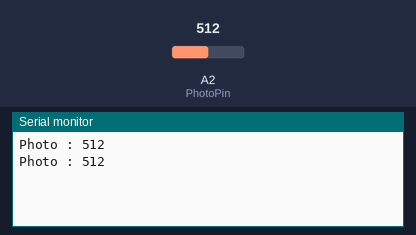
The sketch below on a simulated Arduino Uno, built with avr-gcc and run on an emulated ATmega328P. Shown: the last lines printed to the serial monitor. Inputs (shaded band) come from the test bench; at power-on: A2 (PhotoPin) = 512.

Above: at 5.8 s.
5.9 s: A2 (PhotoPin) set to 716
At 10.8 s:
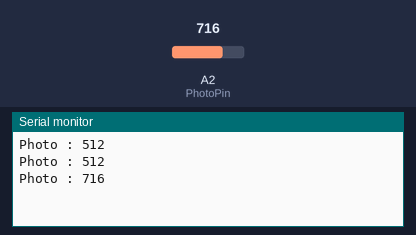
11.9 s: A2 (PhotoPin) set to 900
At 15.8 s:
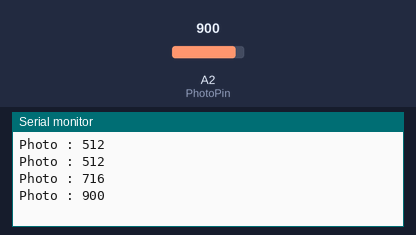
Timing chart, 0 to 17.3 s (numbered marks = the images above; inputs shaded):
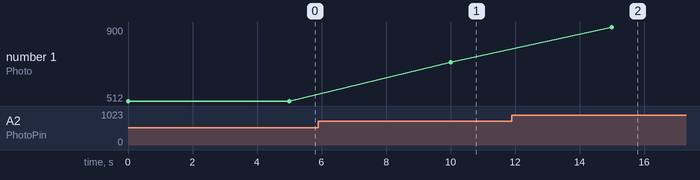

Measured:
- after the input at 5.9 s, the serial monitor: prints a new line after 4.1 s (image 1)
- after the input at 11.9 s, the serial monitor: prints a new line after 3.1 s (image 2)
- plotted number 1: 512 → 716 after the input at 5.9 s, 716 → 900 after the input at 11.9 s

The sketch:

Photo.ino
```cpp
#define PhotoPin A2

void setup()
{
  Serial.begin(9600);
}

void loop()
{
  int Photo = analogRead(PhotoPin);

  Serial.print("Photo : ");
  Serial.println(Photo);
  delay(5000);
}
```
